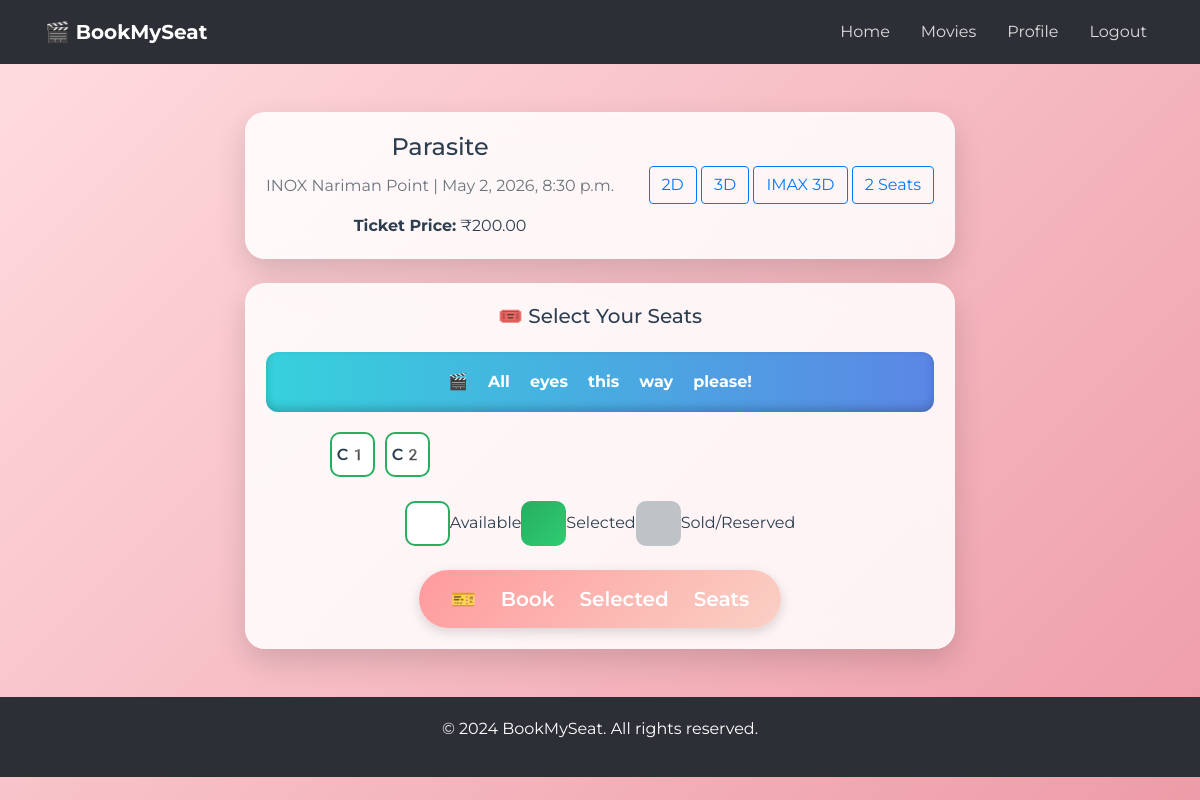
Page /movies/theater/2/seats/book/ (signed in) on the committed database.
### movies/models.py (models this page shows, shortened)
class Theater(models.Model):
    name = models.CharField(max_length=255)
    movie = models.ForeignKey(Movie, on_delete=models.CASCADE, related_name='theaters')
    time = models.DateTimeField()
    ticket_price = models.DecimalField(max_digits=6, decimal_places=2, default=200.00)

class Movie(models.Model):
    name = models.CharField(max_length=255)
    genre = models.CharField(max_length=100, default="Unknown")
    language = models.CharField(max_length=100, default="Unknown")
    trailer_url = models.URLField(blank=True, null=True)
    image = models.ImageField(upload_to="movies/")
    rating = models.DecimalField(max_digits=3, decimal_places=1)
    cast = models.TextField()
    description = models.TextField(blank=True, null=True)

class Seat(models.Model):
    theater = models.ForeignKey(Theater, on_delete=models.CASCADE, related_name='seats')
    seat_number = models.CharField(max_length=10)
    is_booked = models.BooleanField(default=False)
    reserved_until = models.DateTimeField(null=True, blank=True)  # ✅ NEW
    def is_reserved(self):
        return self.reserved_until and self.reserved_until > timezone.now()

### movies/views.py (the view, shortened to what this page needs)
# urls.py: path('theater/<int:theater_id>/seats/book/', views.book_seats, name='book_seats'),
@login_required(login_url='/login/')
def book_seats(request, theater_id):
    theater = get_object_or_404(Theater, id=theater_id)
    seats = Seat.objects.filter(theater=theater)
    return render(request, 'movies/seat_selection.html', {
        'theater': theater,
        'seats': seats
    })

### bookmyseat/bookmyseat/templates/movies/seat_selection.html (shortened to what this page needs)
{% extends "users/basic.html" %}
{% block content %}
<div class="container mt-5">
  <div class="row">
    <div class="col-lg-8 mx-auto">
      <div class="card premium-card mb-4">
        <div class="card-body">
          <div class="d-flex justify-content-between align-items-center flex-wrap">
            <div>
              <h4 class="card-title fw-bold">{{ theater.movie.name }}</h4>
              <p class="card-text text-muted">
                {{ theater.name }} | {{ theater.time }}
              </p>
              <p class="card-text"><strong>Ticket Price:</strong> ₹{{ theater.ticket_price }}</p>
            </div>
            <div class="mt-2 mt-sm-0">
              <button class="btn btn-outline-primary me-2 mb-2 mb-sm-0 rounded-pill">2D</button>
              <button class="btn btn-outline-primary me-2 mb-2 mb-sm-0 rounded-pill">3D</button>
              <button class="btn btn-outline-primary mb-2 mb-sm-0 rounded-pill">IMAX 3D</button>
              <button class="btn btn-outline-primary mb-2 mb-sm-0 rounded-pill">
                {{ seats|length }} Seats
              </button>
            </div>
          </div>
        </div>
      </div>
      <div class="card premium-card">
        <div class="card-body">
          <h5 class="card-title text-center mb-4 fw-bold">🎟️ Select Your Seats</h5>
          <div class="screen">🎬 All eyes this way please!</div>
          <form method="POST">
            <div class="seat-grid mb-4">
              {% for seat in seats %}
              <div class="seat {% if seat.is_booked or seat.is_reserved %}sold{% endif %}" data-seat-id="{{ seat.id }}">
                {% if not seat.is_booked and not seat.is_reserved %}
                  <label for="seat-{{ seat.id }}" class="w-100 h-100 d-flex align-items-center justify-content-center">
                    {{ seat.seat_number }}
                  </label>
                {% else %}
                  {{ seat.seat_number }}
                {% endif %}
              </div>
              {% endfor %}
            </div>
            <div class="d-flex justify-content-center mb-4">
              <div class="d-flex align-items-center me-4">
                <div class="seat"></div>
                <span class="ms-2">Available</span>
              </div>
              <div class="d-flex align-items-center me-4">
                <div class="seat selected"></div>
                <span class="ms-2">Selected</span>
              </div>
              <div class="d-flex align-items-center">
                <div class="seat sold"></div>
                <span class="ms-2">Sold/Reserved</span>
              </div>
            </div>
            <div class="text-center">
              <button type="submit" class="btn btn-gradient btn-lg btn-premium">
                🎫 Book Selected Seats
              </button>
            </div>
          </form>
        </div>
      </div>
    </div>
  </div>
</div>
<link rel="stylesheet" href="https://cdnjs.cloudflare.com/ajax/libs/font-awesome/6.0.0-beta3/css/all.min.css">
{% endblock %}

### bookmyseat/bookmyseat/templates/users/basic.html (style rules this page uses)
body { font-family: "Poppins", sans-serif; background: linear-gradient(to right, #f8cdda, #f7a1b5); min-height: 100vh; }
.card { border: none; border-radius: 20px; overflow: hidden; transition: transform 0.3s ease, box-shadow 0.3s ease; }
.card-body { text-align: center; }

### bookmyseat/bookmyseat/templates/movies/seat_selection.html (style rules this page uses)
body { font-family: 'Montserrat', 'Noto Color Emoji', sans-serif; background: linear-gradient(135deg, #ffdde1, #ee9ca7); color: #2c3e50; }
.premium-card { background: rgba(255, 255, 255, 0.85); backdrop-filter: blur(12px); border-radius: 20px; border: 1px solid rgba(255,255,255,0.3); box-shadow: 0 12px 30px rgba(0,0,0,0.15); transition: transform 0.3s ease, box-shadow 0.3s ease; }
.seat-grid { display: grid; grid-template-columns: repeat(10, 45px); gap: 10px; justify-content: center; margin-top: 20px; }
.seat { width: 45px; height: 45px; border: 2px solid #27ae60; text-align: center; line-height: 45px; cursor: pointer; border-radius: 10px; font-weight: 600; transition: all 0.3s ease; background: #ffffff; font-family: 'Noto Color Emoji', 'Montserrat', sans-serif; }
.seat.selected { background: linear-gradient(135deg,#27ae60,#2ecc71); color: #fff; border: none; }
.seat.sold { background: #bdc3c7; color: #fff; cursor: not-allowed; border: none; }
.screen { margin: 20px auto; background: linear-gradient(90deg,#36D1DC,#5B86E5); height: 60px; text-align: center; line-height: 60px; color: #fff; font-weight: 700; border-radius: 12px; box-shadow: inset 0 -4px 8px rgba(0,0,0,0.2); font-family: 'Noto Color Emoji', 'Montserrat', sans-serif; }
.btn-premium { border-radius: 30px; padding: 12px 30px; font-weight: 600; font-family: 'Noto Color Emoji', 'Montserrat', sans-serif; box-shadow: 0 4px 12px rgba(0,0,0,0.15); transition: all 0.3s ease; }
.btn-gradient { background: linear-gradient(135deg, #ff9a9e, #fad0c4); color: #fff; border: none; border-radius: 30px; padding: 14px 32px; font-weight: 600; transition: background 0.3s ease; }

### rows in the picture
Theater: movie.name "Parasite", name "INOX Nariman Point", time "May 2, 2026, 8:30 p.m.", ticket_price "200.00"
Seat: seat_number "C1"
Seat: seat_number "C2"

### other values in the picture
{{ seats|length }} "2"
